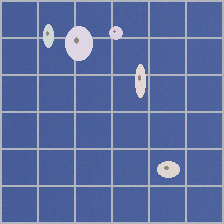
#> input picture dataset/bird_dropping/bird_dropping_0002.png, 224 x 224 px; its folder holds only this picture in this run
$ python train_image_model.py
#> lines starting #> are read from the running program, lines starting #| are printed output that depends on the picture
### features.py
"""Image feature extraction shared by training and the web app."""
import numpy as np
from PIL import Image


def extract_features(img: Image.Image) -> np.ndarray:
    """Turn a solar-panel photo into a 24-number feature vector."""
    img = img.convert("RGB").resize((128, 128))
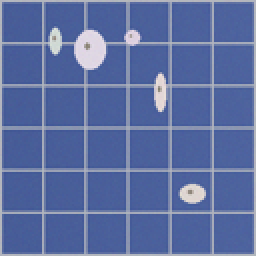
#> img: PIL image 128x128 RGB (shown 2 times larger); mean R, G, B 91.5, 109.6, 160.8
    arr = np.asarray(img, dtype=np.float32) / 255.0
    gray = arr.mean(axis=2)
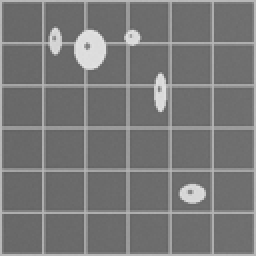
#> gray: shape (128, 128) float32 (shown 2 times larger); min 0.383, max 0.897, mean 0.473

    feats = []
    feats += list(arr.mean(axis=(0, 1)))            # mean R, G, B
#> feats = [0.359, 0.43, 0.631]
    feats += list(arr.std(axis=(0, 1)))             # std  R, G, B
#> feats = [0.359, 0.43, 0.631, 0.147, 0.119, 0.0573]
    feats += [gray.mean(), gray.std()]              # brightness, contrast
#> feats = [0.359, 0.43, 0.631, 0.147, 0.119, 0.0573, 0.473, 0.107]

    mx, mn = arr.max(axis=2), arr.min(axis=2)
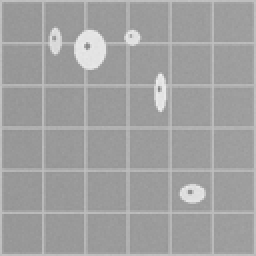
#> mx: shape (128, 128) float32 (shown 2 times larger); min 0.518, max 0.937, mean 0.631
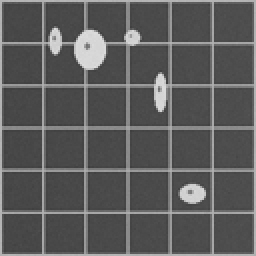
#> mn: shape (128, 128) float32 (shown 2 times larger); min 0.239, max 0.871, mean 0.358
    sat = (mx - mn) / (mx + 1e-6)
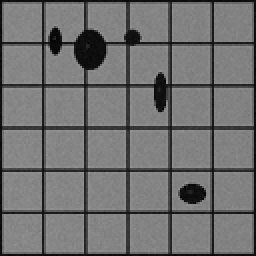
#> sat: shape (128, 128) float32 (shown 2 times larger); min 0.0101, max 0.596, mean 0.447
    feats += [sat.mean(), sat.std()]                # colour saturation
#> feats = [0.359, 0.43, 0.631, 0.147, 0.119, 0.0573, 0.473, 0.107, 0.447, 0.152]

    feats += [np.abs(np.diff(gray, axis=1)).mean(),  # edge strength (x)
              np.abs(np.diff(gray, axis=0)).mean()]  # edge strength (y)
#> feats = [0.359, 0.43, 0.631, 0.147, 0.119, 0.0573, 0.473, 0.107, 0.447, 0.152, 0.0293, 0.0278]

    blocks = gray.reshape(8, 16, 8, 16).std(axis=(1, 3))   # local texture
    feats += [blocks.mean(), blocks.std(), blocks.max()]
#> feats = [0.359, 0.43, 0.631, 0.147, 0.119, 0.0573, 0.473, 0.107, 0.447, 0.152, 0.0293, 0.0278, 0.0968, 0.0287, 0.21]

    hist, _ = np.histogram(gray, bins=8, range=(0, 1), density=True)
#> hist = [0, 0, 0, 6.33, 0.68, 0.742, 0.211, 0.0322]
    feats += list(hist)                              # brightness histogram
#> feats = [0.359, 0.43, 0.631, 0.147, 0.119, 0.0573, 0.473, 0.107, 0.447, 0.152, 0.0293, 0.0278, 0.0968, 0.0287, 0.21, 0, 0, 0, 6.33, 0.68, 0.742, 0.211, 0.0322]

    feats += [(arr[:, :, 2] - arr[:, :, 0]).mean()]  # "blueness"
#> feats = [0.359, 0.43, 0.631, 0.147, 0.119, 0.0573, 0.473, 0.107, 0.447, 0.152, 0.0293, 0.0278, 0.0968, 0.0287, 0.21, 0, 0, 0, 6.33, 0.68, 0.742, 0.211, 0.0322, 0.272]
    return np.array(feats, dtype=np.float32)

### train_image_model.py
"""Train the dust / bird-dropping classifier (Random Forest on image features)."""
import os
import joblib
import numpy as np
from PIL import Image
from sklearn.ensemble import RandomForestClassifier
from sklearn.metrics import accuracy_score, classification_report, confusion_matrix
from sklearn.model_selection import train_test_split

from features import extract_features

DATA = "dataset"
classes = sorted(d for d in os.listdir(DATA) if os.path.isdir(os.path.join(DATA, d)))
print("Classes:", classes)

X, y = [], []
for c in classes:
    folder = os.path.join(DATA, c)
    for f in os.listdir(folder):
        if f.lower().endswith((".png", ".jpg", ".jpeg")):
            X.append(extract_features(Image.open(os.path.join(folder, f))))
            y.append(c)
#> pass 2 of the loop `for c in classes:`:
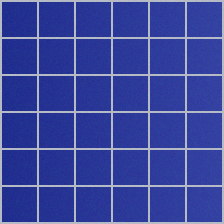
#> input picture dataset/clean/clean_0000.png, 224 x 224 px
#> in extract_features (call 2), `gray = arr.mean(axis=2)`:
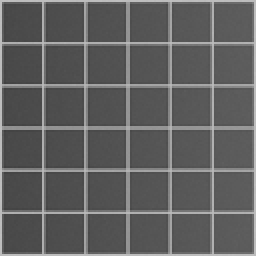
#> gray: shape (128, 128) float32 (shown 2 times larger); min 0.255, max 0.752, mean 0.376
#> in extract_features (call 2), `feats += list(arr.mean(axis=(0, 1)))`: feats = [0.232, 0.281, 0.617]
#> in extract_features (call 2), `feats += list(arr.std(axis=(0, 1)))`: feats = [0.232, 0.281, 0.617, 0.156, 0.147, 0.0553]
#> in extract_features (call 2), `feats += [gray.mean(), gray.std()]`: feats = [0.232, 0.281, 0.617, 0.156, 0.147, 0.0553, 0.376, 0.119]
#> in extract_features (call 2), `sat = (mx - mn) / (mx + 1e-6)`:
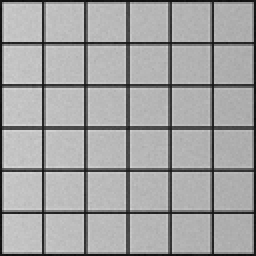
#> sat: shape (128, 128) float32 (shown 2 times larger); min 0.0466, max 0.848, mean 0.641
#> in extract_features (call 2), `feats += [sat.mean(), sat.std()]`: feats = [0.232, 0.281, 0.617, 0.156, 0.147, 0.0553, 0.376, 0.119, 0.641, 0.192]
#> in extract_features (call 2), `feats += [np.abs(np.diff(gray, axis=1)).mean(),`: feats = [0.232, 0.281, 0.617, 0.156, 0.147, 0.0553, 0.376, 0.119, 0.641, 0.192, 0.0351, 0.0351]
#> in extract_features (call 2), `feats += [blocks.mean(), blocks.std(), blocks.max()]`: feats = [0.232, 0.281, 0.617, 0.156, 0.147, 0.0553, 0.376, 0.119, 0.641, 0.192, 0.0351, 0.0351, 0.116, 0.0139, 0.147]
#> hist = [0, 0, 6.42, 0.395, 0.44, 0.737, 0.00488, 0]
#> in extract_features (call 2), `feats += list(hist)`: feats = [0.232, 0.281, 0.617, 0.156, 0.147, 0.0553, 0.376, 0.119, 0.641, 0.192, 0.0351, 0.0351, 0.116, 0.0139, 0.147, 0, 0, 6.42, 0.395, 0.44, 0.737, 0.00488, 0]
#> in extract_features (call 2), `feats += [(arr[:, :, 2] - arr[:, :, 0]).mean()]  # "blueness"`: feats = [0.232, 0.281, 0.617, 0.156, 0.147, 0.0553, 0.376, 0.119, 0.641, 0.192, 0.0351, 0.0351, 0.116, 0.0139, 0.147, 0, 0, 6.42, 0.395, 0.44, 0.737, 0.00488, 0, 0.385]
X, y = np.array(X), np.array(y)
print("Samples:", len(X))
#| Samples: 2

#> (the run stopped early here; a loop or call above may not have finished)
